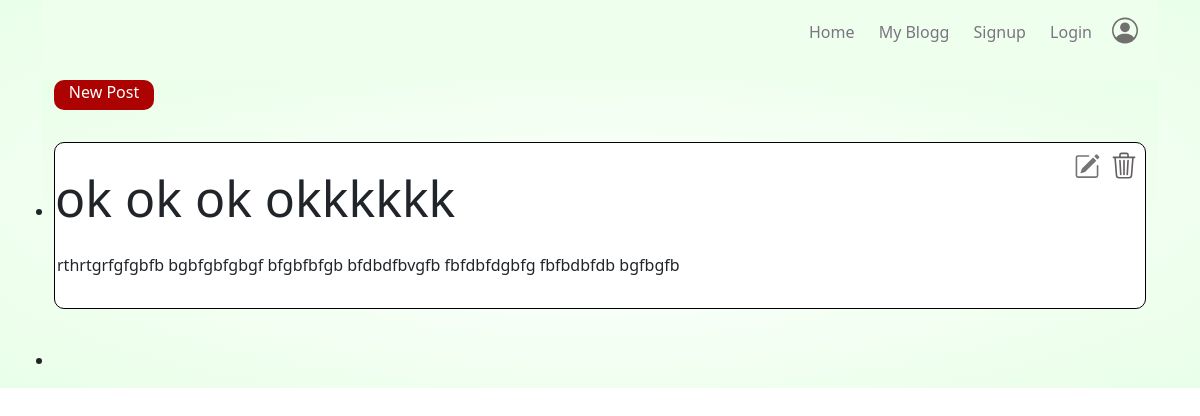
Page /mybloggs/ (signed in) on the earlier database version.
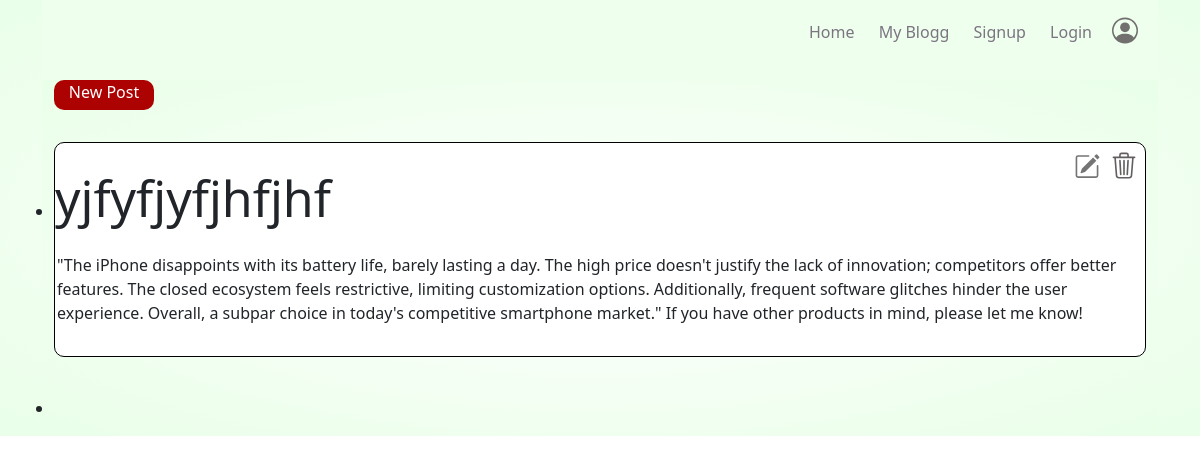
Same page on the later database version.
### app1/models.py (models this page shows, shortened)
class Post(models.Model):
    title = models.CharField(max_length=255)
    content = models.TextField()
    author = models.ForeignKey(CustomUser, on_delete=models.CASCADE)
    created_at = models.DateTimeField(auto_now_add=True)
    sentiment = models.CharField(max_length=255)

### app1/views.py (the view)
def my_bloggs(request):
    if request.user.is_authenticated:
        user_posts = Post.objects.filter(author=request.user)
        return render(request, 'my_bloggs.html', {'user_posts': user_posts})
    else:
        return render(request, 'my_bloggs.html')

### app1/templates/my_bloggs.html (shortened to what this page needs)
{% extends "index.html" %}
{% load static %}
{% block condent %}
<div class="header">
    <div class="container">
        <a href="{% url 'new_post' %}" class="new_post_link"><div class="new_post">New Post</div></a>
        <div class="row">
            {% if user_posts %}
            <ul>
            {% for post in user_posts %}
            <li>
                <div class="cols_1">
                    <div class="header_edit_dlt">
                        <a href="{% url 'post_update' post.id %}">
                        <a href="{% url 'post_delete' post.id %}"></a></a>
                    </div>
                 <h1>{{ post.title }}</h1>
                 <P>{{ post.content }}</P>
                </div>
            <li>
            {% endfor %}
            </ul>
            {% endif %}
        </div>
    </div>
</div>
{% endblock condent %}

### app1/templates/index.html (shortened to what this page needs)
{% load static %}
<!doctype html>
<html lang="en">
<head>
  <link rel="stylesheet" href="{% static 'css/style.css' %}">
  <link href="https://cdn.jsdelivr.net/npm/bootstrap@5.3.2/dist/css/bootstrap.min.css" rel="stylesheet">
</head>
<body>
    <div class="header">
        <div class="container">
            <div class="navbar11">
                <nav>
                    <ul>
                        <li><a href="{% url 'index' %}">Home</a></li>
                        <li><a href="{% url 'mybloggs' %}">My Blogg</a></li>
                        <li><a href="{% url 'signup' %}">Signup</a></li>
                        <li><a href="{% url 'logging' %}">Login</a></li>
                    </ul>
                </nav>
                <a href="{% url 'profile' %}" class="nav_dp">
                </a>
            </div>
            {% block condent %}{% endblock condent %}
        </div>
    </div>
</body>

### static/css/style.css (style rules this page uses)
body { margin: 0; padding: 0; font-family: 'Poppins', sans-serif; }
.navbar11 { display: flex; align-items: center; padding: 20px; position: sticky; top: 0; z-index: 10; background-color: #eeffee; }
nav { flex: 1; text-align: right; }
nav ul { display: inline-block; list-style-type: none; }
nav ul li { display: inline-block; padding-right: 20px; }
li a { text-decoration: none; color: #7b7481; }
.container { max-width: 1300px; margin: auto; }
.row { display: flex; align-items: center; flex-wrap: wrap; justify-content: space-around; padding-top: 32px; }
.cols_1 { flex-basis: 80%; min-width: 300px; background-color: white; border: 1px solid black; border-radius: 10px; position: relative; margin-bottom: 39px; padding-bottom: 15px; }
.post_edit { color: #747474; position: absolute; right: 45px; top: 18px; }
.post_dlt { position: absolute; right: 8px; top: 17px; color: #635f5f; }
.cols_1 h1 { margin-left: 26px; font-size: 50px; line-height: 60px; margin: 25px 0; }
.cols_1 p { margin-left: 2px; }
.header { background: radial-gradient(white, #e9ffe8); }
.bi { width: 26px; height: 27px; margin-top: -8px; }
.nav_dp { width: 26px; height: 27px; margin-top: -11px; color: #726f6f; }
.new_post { background-color: #ad0202; flex-basis: 20%; width: 100px; text-align: center; color: white; border-radius: 10px; height: 30px; }
.new_post_link { text-decoration: none; color: white; }

Differences in the rows shown:
removed Post: title "ok ok ok okkkkkk", content "rthrtgrfgfgbfb bgbfgbfgbgf bfgbfbfgb bfdbdfbvgfb fbfdbfdgbfg fbfbdbfdb bgfbgfb"
added Post: title "yjfyfjyfjhfjhf", content "\"The iPhone disappoints with its battery life, barely lasting a day. The high price doesn't justify the lack of innovation; competitors offer better features. The closed ecosystem feels restrictive, limiting customization options. Additionally, frequent software glitches hinder the user experience. Overall, a subpar choice in today's competitive smartphone market.\" If you have other products in mind, please let me know!"
